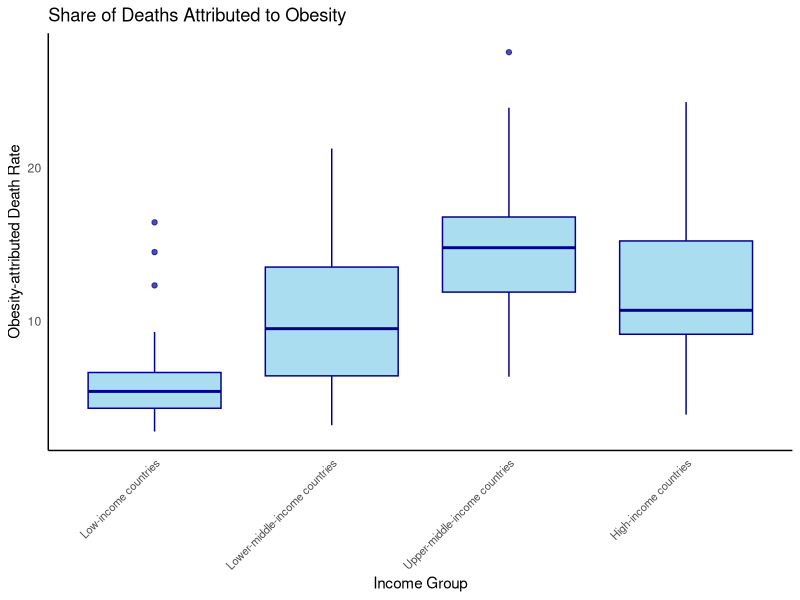
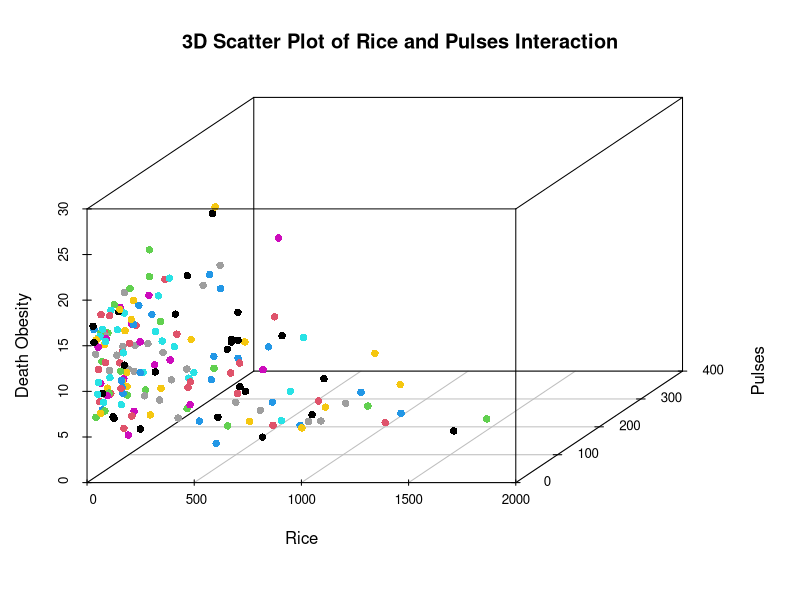
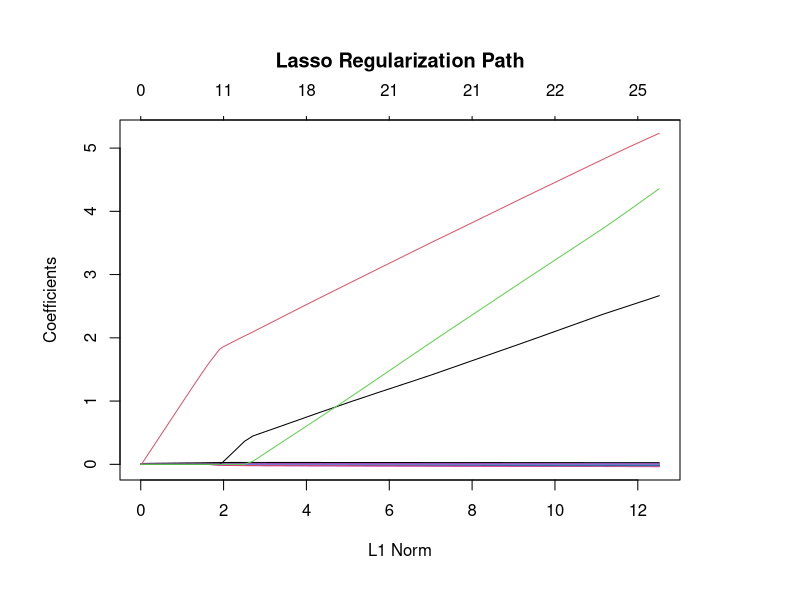
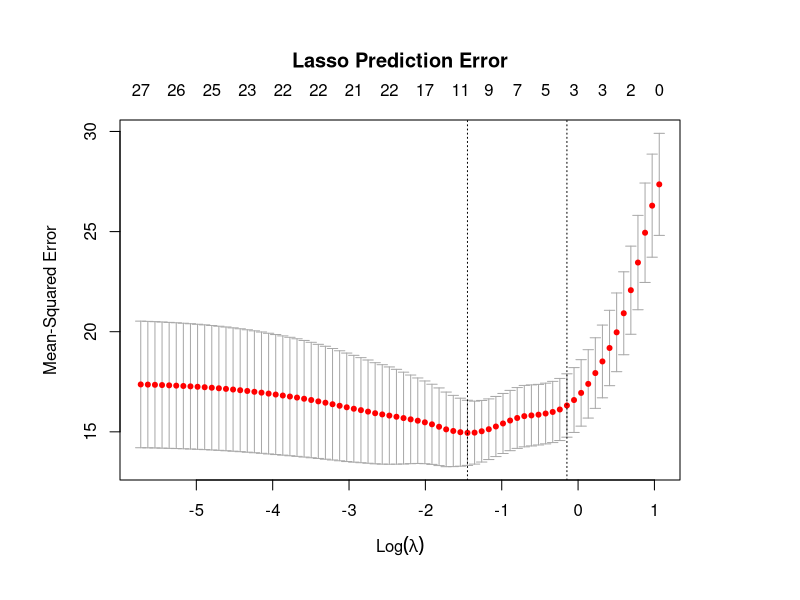

Source code (R) for these figures, in order:
## ---- chunk 1
knitr::opts_chunk$set(echo = FALSE, message = FALSE, warning = FALSE)
## ---- chunk 2
# Load libraries
library(knitr)
library(kableExtra)
library(dplyr)
library(glmnet)
library(mice)
library(ggplot2)
library(scatterplot3d)
library(car)
## ---- chunk 3
# Load data set
supply <- read.csv("Data/dietary-composition-by-country.csv")
death <- read.csv("Data/share-of-deaths-obesity.csv")
# gdp <- read.csv("Data/gdp-per-capita-worldbank.csv")
income.group <- read.csv("Data/world-banks-income-groups.csv")
## ---- chunk 4
# Filter out 2019 data (newest for both data sets)
# Filter out entities without code (not countries)
supply <- supply |>
  filter(Code != "", Year == 2019) |>
  select(-Code, -Year)

death <- death |>
  filter(Code != "",Year == 2019) |>
  select(-Code, -Year)

# gdp <- gdp |>
#  filter(Code != "",Year == 2019) |>
#  select(-Code, -Year)

income.group <- income.group |>
  filter(Code != "",Year == 2019) |>
  select(-Code, -Year)

# Rename variables
colnames(supply) <- c("Country", "Miscellaneous", "Alcohol", "Animal.fat", "Vegetable.oils", "Oilcrops", "Fish.and.seafood", "Sugar.crops", "Sugar.sweeteners", "Starchy.roots", "Meat.other", "Meat.sheep.and.goat", "Meat.pig", "Meat.poultry", "Meat.beef", "Eggs", "Milk", "Nuts", "Fruit", "Vegetables", "Pulses", "Cereals.other", "Barley", "Maize", "Rice", "Wheat")

colnames(death) <- c("Country", "Death.obesity")

# colnames(gdp) <- c("Country", "GDP.per.capita")

colnames(income.group) <- c("Country", "Income.group")
## ---- chunk 5
# Merge data sets
df <- merge(supply, income.group, by = "Country", all = FALSE)
# df <- merge(df, gdp, by = "Country", all = FALSE)
df <- merge(df, death, by = "Country", all = FALSE)
## ---- chunk 6
lm <- lm(Death.obesity ~ .-Country, data = df)
summary(lm)
## ---- chunk 7
set.seed(325)
# Create a mice imputation object
mice_imputation <- mice(df, method = "pmm")

# Perform the imputation
df <- complete(mice_imputation)
## ---- chunk 8
df$Income.group <- factor(df$Income.group, levels = c("Low-income countries", "Lower-middle-income countries", "Upper-middle-income countries", "High-income countries"))

ggplot(df, aes(x = Income.group, y = Death.obesity)) +
  geom_boxplot(fill = "skyblue", color = "darkblue", alpha = 0.7) +
  labs(title = "Share of Deaths Attributed to Obesity", x = "Income Group", y = "Obesity-attributed Death Rate") +
  theme_minimal() +
  theme(axis.text.x = element_text(size = 8, angle = 45, hjust = 1),
        panel.grid.major = element_blank(),
        panel.grid.minor = element_blank(),
        axis.line = element_line(color = "black"))
## ---- chunk 9
scatterplot3d(df$Rice, df$Pulses, df$Death.obesity, color = df$Pulses,
              main = "3D Scatter Plot of Rice and Pulses Interaction",
              xlab = "Rice", ylab = "Pulses", zlab = "Death Obesity",
              angle = 55, pch = 16, color.palette = heat.colors)
## ---- chunk 10
pulses.rice <- lm(Death.obesity ~ Pulses * Rice, data = df)
summary(pulses.rice)
## ---- chunk 11
poultry.vege <- lm(Death.obesity ~ Meat.poultry * Vegetables, data = df)
summary(poultry.vege)
## ---- chunk 12
beef.starch <- lm(Death.obesity ~ Meat.beef * Starchy.roots, data = df)
summary(beef.starch)
## ---- chunk 13
# Split data into 80% training, 20% testing
set.seed(1)
x <- model.matrix(Death.obesity ~ . - Country, df)[,-1]
y <- df$Death.obesity

train <- sample(1:nrow(x), floor(nrow(x)*0.8))
test <- setdiff(1:nrow(x), train)
y.test <- y[test]
## ---- chunk 14
lm <- lm(y ~ x, subset = train)
lm.pred <- predict(lm, newx = x[test,])
summary(lm)
## ---- chunk 15
vif_data <- data.frame(Variables = colnames(x), VIF = numeric(ncol(x)))

for (i in 1:ncol(x)) {
  lm_i <- lm(x[, i] ~ x[, -i])
  vif_i <- 1 / (1 - summary(lm_i)$r.squared)
  vif_data$VIF[i] <- vif_i
}

print(vif_data)
## ---- chunk 16
lasso.mod <- glmnet(x[train,], y[train], alpha = 1)
par(mar = c(6, 6, 6, 6))
plot(lasso.mod, main = "Lasso Regularization Path")
## ---- chunk 17
# CV
set.seed(1)
cv.out <- cv.glmnet(x[train,], y[train], alpha = 1)
par(mar = c(6, 6, 6, 6))
plot(cv.out, main = "Lasso Prediction Error")
bestlam <- cv.out$lambda.min
lasso.pred <- predict(lasso.mod, s = bestlam, newx = x[test,])
## ---- chunk 18
print(bestlam)
## ---- chunk 19
# Simple LM MSE
mean((lm.pred - y.test)^2)
## ---- chunk 20
# Lasso MSE
mean((lasso.pred - y.test)^2)
## ---- chunk 21
# Lasso
out <- glmnet(x, y, alpha = 1)
lasso.coef <- predict(out, type = "coefficients", s = bestlam)
lasso.coef
## ---- chunk 22
# Convert the coefficient matrix to a regular matrix
lasso_coefs_matrix <- as.matrix(lasso.coef)

# Convert the matrix to a data frame
lasso_coefs_df <- as.data.frame(lasso_coefs_matrix)
lasso_coefs_df <- round(lasso_coefs_df, 4)

colnames(lasso_coefs_df) <- c("Coefficient")

kable(lasso_coefs_df)
## ---- chunk 23
lasso_coefs_df <- lasso_coefs_df |>
  filter(Coefficient != 0)

kable(lasso_coefs_df)
